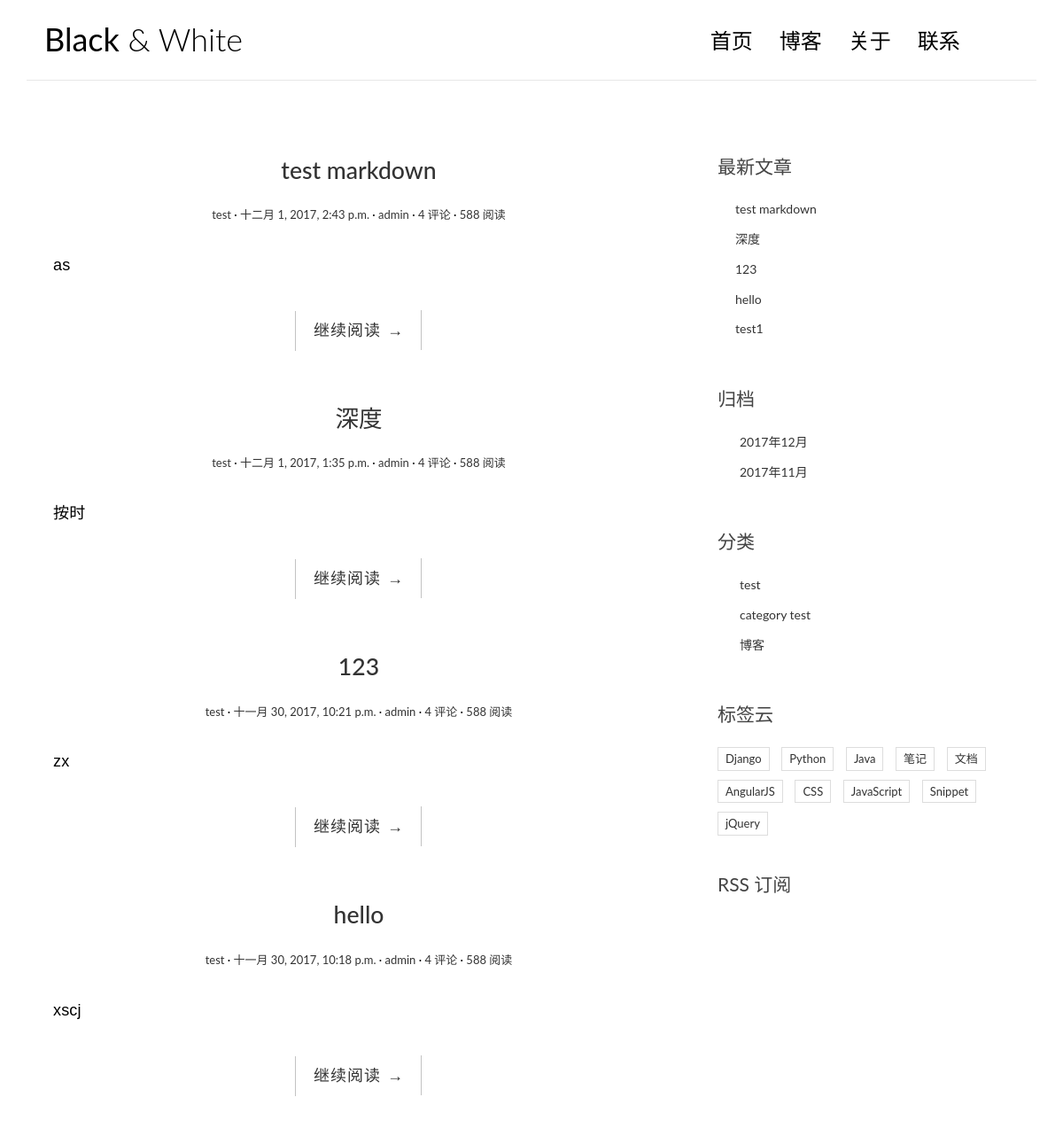
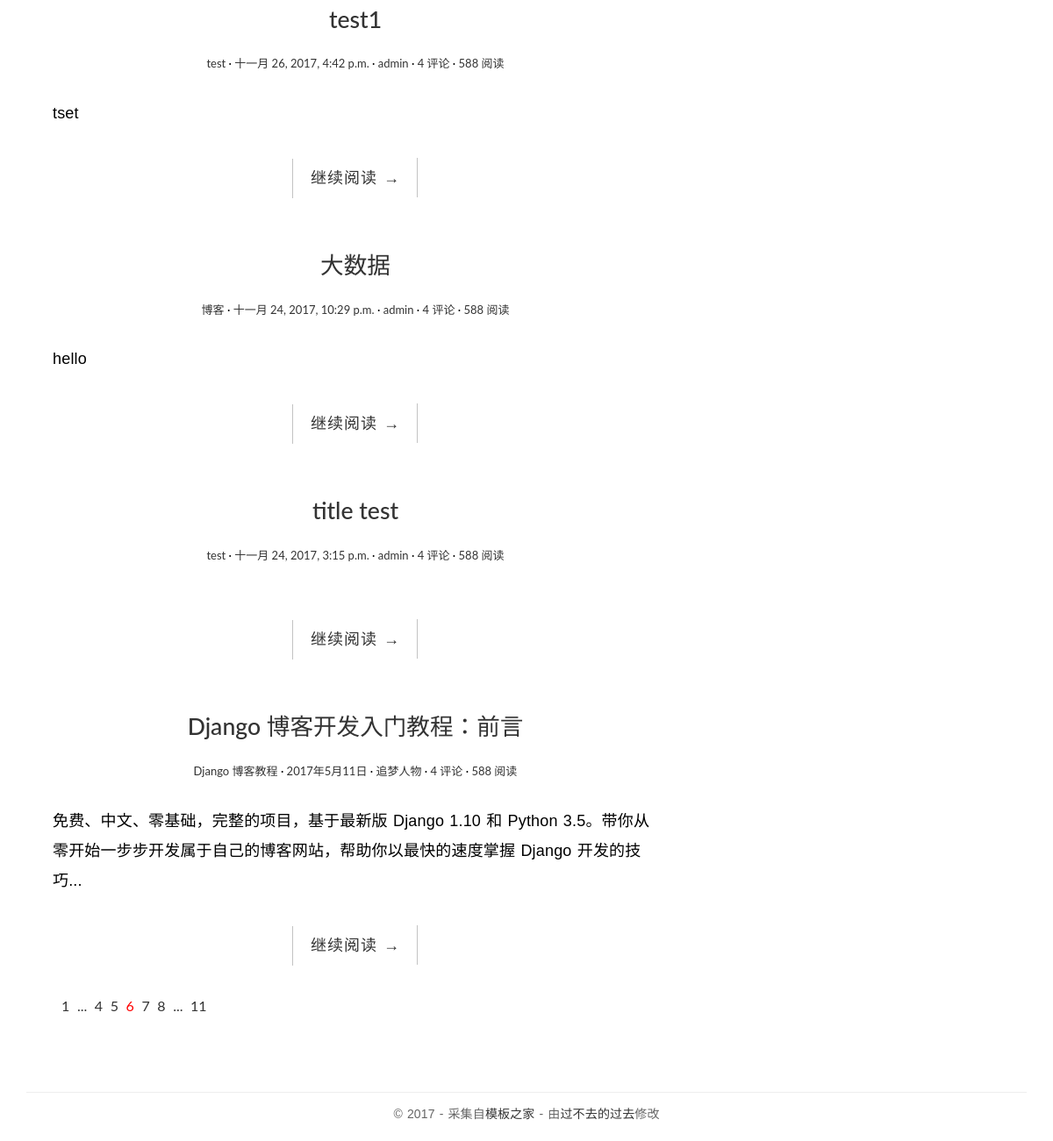
The page / on the database its author committed (2 pictures, top to bottom).
### blog/models.py (models this page shows, shortened)
class Post(models.Model):
    title = models.CharField('标题', max_length=70)
    body = models.TextField()
    created_time = models.DateTimeField('创建时间')
    modified_time = models.DateTimeField('最后修改时间')
    excerpt = models.CharField('摘要', max_length=200, blank=True)
    category = models.ForeignKey(Category)
    tags = models.ManyToManyField(Tag, blank=True)
    author = models.ForeignKey(User)
    def get_absolute_url(self):
        return reverse('blog:detail', kwargs={'pk': self.pk})

class Category(models.Model):
    name = models.CharField('类别', max_length=100)
    def __str__(self):
        return self.name

### blog/views.py (the view)
# urls.py: url(r'^$', views.index, name='index'),
def index(request):
    post_list = Post.objects.all().order_by('-created_time')
    return render(request,'blog/index.html', context={
        'post_list': post_list,
    })

### blog/templatetags/blog_tags.py (called while the page is built)
@register.simple_tag
def get_recent_post(num=5):
    return Post.objects.all().order_by('-created_time')[:num]

@register.simple_tag
def archives():
    return Post.objects.dates('created_time', 'month', order='DESC')

@register.simple_tag
def get_categories():
    return Category.objects.all()

### templates/blog/index.html
{% extends 'blog/base.html' %}
{% block main %}
 {% for post in post_list %}
                    <article class="post post-{{ post.pk }}">
                    <header class="entry-header">
                        <h1 class="entry-title">
                        <a href="{{ post.get_absolute_url }}">{{ post.title }}</a>
                        </h1>
                        <div class="entry-meta">
                            <span class="post-category"><a href="#">{{ post.category }}</a></span>
                            <span class="post-date"><a href="#"><time class="entry-date"
                                                                      datetime="2012-11-09T23:15:57+00:00">{{ post.created_time }}</time></a></span>
                            <span class="post-author"><a href="#">{{ post.author }}</a></span>
                            <span class="comments-link"><a href="#">4 评论</a></span>
                            <span class="views-count"><a href="#">588 阅读</a></span>
                        </div>
                    </header>
                     <div class="entry-content clearfix">
                        <p>{{ post.excerpt }}</p>
                        <div class="read-more cl-effect-14">
                            <a href="{{ post.get_absolute_url }}" class="more-link">继续阅读 <span class="meta-nav">→</span></a>
                        </div>
                    </div>
                    </article>
                    {% empty %}
                    <div class="no-post">
                    暂无文章！！
                    </div>
                {% endfor %}
                <article class="post post-1">
                    <header class="entry-header">
                        <h1 class="entry-title">
                            <a href="single.html">Django 博客开发入门教程：前言</a>
                        </h1>
                        <div class="entry-meta">
                            <span class="post-category"><a href="#">Django 博客教程</a></span>
                            <span class="post-date"><a href="#"><time class="entry-date"
                                                                      datetime="2012-11-09T23:15:57+00:00">2017年5月11日</time></a></span>
                            <span class="post-author"><a href="#">追梦人物</a></span>
                            <span class="comments-link"><a href="#">4 评论</a></span>
                            <span class="views-count"><a href="#">588 阅读</a></span>
                        </div>
                    </header>
                    <div class="entry-content clearfix">
                        <p>免费、中文、零基础，完整的项目，基于最新版 Django 1.10 和 Python 3.5。带你从零开始一步步开发属于自己的博客网站，帮助你以最快的速度掌握 Django
                            开发的技巧...</p>
                        <div class="read-more cl-effect-14">
                            <a href="#" class="more-link">继续阅读 <span class="meta-nav">→</span></a>
                        </div>
                    </div>
                </article>
                <div class="pagination">
                    <ul>
                        <li><a href="">1</a></li>
                        <li><a href="">...</a></li>
                        <li><a href="">4</a></li>
                        <li><a href="">5</a></li>
                        <li class="current"><a href="">6</a></li>
                        <li><a href="">7</a></li>
                        <li><a href="">8</a></li>
                        <li><a href="">...</a></li>
                        <li><a href="">11</a></li>
                    </ul>
                </div>
{% endblock main %}

### templates/blog/base.html (shortened to what this page needs)
{% load staticfiles %}
{% load blog_tags %}
<!DOCTYPE html>
<html>
<head>
    <link rel="stylesheet" href="{% static 'blog/css/bootstrap.min.css' %}">
    <link rel="stylesheet" href="{% static 'blog/css/highlights/github.css' %}">
    <link rel="stylesheet" href="http://code.ionicframework.com/ionicons/2.0.1/css/ionicons.min.css">
    <link rel="stylesheet" href="{% static 'blog/css/pace.css' %}">
    <link rel="stylesheet" href="{% static 'blog/css/custom.css' %}">
</head>
<body>
<div class="container">
    <header id="site-header">
        <div class="row">
            <div class="col-md-4 col-sm-5 col-xs-8">
                <div class="logo">
                    <h1><a href="index.html"><b>Black</b> &amp; White</a></h1>
                </div>
            </div>
            <div class="col-md-8 col-sm-7 col-xs-4">
                <nav class="main-nav" role="navigation">
                    <div class="collapse navbar-collapse" id="bs-example-navbar-collapse-1">
                        <ul class="nav navbar-nav navbar-right">
                            <li class="cl-effect-11"><a href="index.html" data-hover="首页">首页</a></li>
                            <li class="cl-effect-11"><a href="full-width.html" data-hover="博客">博客</a></li>
                            <li class="cl-effect-11"><a href="about.html" data-hover="关于">关于</a></li>
                            <li class="cl-effect-11"><a href="contact.html" data-hover="联系">联系</a></li>
                        </ul>
                    </div>
                </nav>
            </div>
        </div>
    </header>
</div>
<div class="content-body">
    <div class="container">
        <div class="row">
            <main class="col-md-8">
                {% block main %}
                {% endblock main %}
            </main>
            <aside class="col-md-4">
                <div class="widget widget-recent-posts">
                    <h3 class="widget-title">最新文章</h3>
                  {% get_recent_post as recent_post_list %}
                    <ul>
                        {% for post in recent_post_list %}
                        <li>
                        <a href="{{ post.get_absolute_url }}">{{ post.title }}</a>
                        </li>
                            {% empty %}
                            暂无文章！！
                        {% endfor %}
                    </ul>
                </div>
                <div class="widget widget-archives">
                    <h3 class="widget-title">归档</h3>
                    {% archives as date_list %}
                    <ul>
                        {% for date in date_list %}
                            <li><a href="{% url 'blog:archives' date.year date.month %}"> {{ date.year }}年{{ date.month }}月</a></li>
                        {% empty %}
                            暂无归档
                        {% endfor %}
                    </ul>
                </div>
                <div class="widget widget-category">
                    <h3 class="widget-title">分类</h3>
                   {% get_categories as category_list %}
                    <ul>
                    {% for category in category_list %}
                        <li>
                        <a href="{% url 'blog:category' category.pk %}">{{ category.name }}</a>
                        </li>
                    {% empty %}
                        暂无分类！！
                    {% endfor %}
                    </ul>
                </div>
                <div class="widget widget-tag-cloud">
                    <h3 class="widget-title">标签云</h3>
                    <ul>
                        <li>
                            <a href="#">Django</a>
                        </li>
                        <li>
                            <a href="#">Python</a>
                        </li>
                        <li>
                            <a href="#">Java</a>
                        </li>
                        <li>
                            <a href="#">笔记</a>
                        </li>
                        <li>
                            <a href="#">文档</a>
                        </li>
                        <li>
                            <a href="#">AngularJS</a>
                        </li>
                        <li>
                            <a href="#">CSS</a>
                        </li>
                        <li>
                            <a href="#">JavaScript</a>
                        </li>
                        <li>
                            <a href="#">Snippet</a>
                        </li>
                        <li>
                            <a href="#">jQuery</a>
                        </li>
                    </ul>
                </div>
                <div class="rss">
                    <a href=""> RSS 订阅</a>
                </div>
            </aside>
        </div>
    </div>
</div>
<footer id="site-footer">
    <div class="container">
        <div class="row">
            <div class="col-md-12">
                <p class="copyright">&copy 2017 - 采集自<a href="http://www.cssmoban.com/"
                                                        target="_blank" title="模板之家">模板之家</a>
                    - 由<a href="http://zmrenwu.com/" title="网页模板" target="_blank">过不去的过去</a>修改
                </p>
            </div>
        </div>
    </div>
</footer>
</body>
</html>

### blog/static/blog/css/custom.css (style rules this page uses)
* { outline: none; }
h1, h2, h3, h4, h5, h6 { margin-top: 0; }
b { font-weight: 400; }
a { color: #333; }
body { color: #444; font-family: 'Lato', sans-serif; }
p { font-family: 'Ubuntu', sans-serif; font-weight: 400; word-spacing: 1px; letter-spacing: 0.01em; }
#site-header { background-color: #FFF; padding: 25px 20px; margin-bottom: 40px; border-bottom: 1px solid #e7e7e7; }
.logo h1 a { color: #000; }
.logo h1 { margin: 0; font-family: 'Lato', sans-serif; font-weight: 300; }
.main-nav { margin-top: 11px; max-width: 95%; }
.main-nav a { color: #000000 !important; padding: 0 0 5px 0 !important; margin-right: 30px; font-family: 'Lato', sans-serif; font-weight: 300; font-size: 24px; }
.cl-effect-11 a { padding: 10px 0; color: #0972b4; text-shadow: none; }
.cl-effect-11 a::before { position: absolute; top: 0; left: 0; overflow: hidden; padding: 0 0 5px 0 !important; max-width: 0; border-bottom: 1px solid #000; color: #000; content: attr(data-hover); white-space: nowrap; -webkit-transition: max-width 0.5s; -moz-transition: max-width 0.5s; transition: max-width 0.5s; }
.content-body { padding-bottom: 4em; }
.post { background: #fff; padding: 30px 30px 0; }
.entry-title { text-align: center; font-size: 1.9em; margin-bottom: 20px; line-height: 1.6; padding: 10px 20px 0; }
.entry-meta { text-align: center; color: #DDDDDD; font-size: 13px; margin-bottom: 30px; }
.entry-content { font-size: 18px; line-height: 1.9; font-weight: 300; color: #000; }
.post-category::after, .post-date::after, .post-author::after, .comments-link::after { content: ' ·'; color: #000; }
.read-more { font-family: 'Ubuntu', sans-serif; font-weight: 400; word-spacing: 1px; letter-spacing: 0.01em; text-align: center; margin-top: 20px; }
.cl-effect-14 a { padding: 0 20px; height: 45px; line-height: 45px; position: relative; display: inline-block; margin: 15px 25px; letter-spacing: 1px; font-weight: 400; text-shadow: 0 0 1px rgba(255, 255, 255, 0.3); }
.cl-effect-14 a::before, .cl-effect-14 a::after { position: absolute; width: 45px; height: 1px; background: #C3C3C3; content: ''; -webkit-transition: all 0.3s; -moz-transition: all 0.3s; transition: all 0.3s; pointer-events: none; }
.cl-effect-14 a::before { top: 0; left: 0; -webkit-transform: rotate(90deg); -moz-transform: rotate(90deg); transform: rotate(90deg); -webkit-transform-origin: 0 0; -moz-transform-origin: 0 0; transform-origin: 0 0; }
.cl-effect-14 a::after { right: 0; bottom: 0; -webkit-transform: rotate(90deg); -moz-transform: rotate(90deg); transform: rotate(90deg); -webkit-transform-origin: 100% 0; -moz-transform-origin: 100% 0; transform-origin: 100% 0; }
.widget { background: #fff; padding: 30px 0 0; }
.widget-title { font-size: 1.5em; margin-bottom: 20px; line-height: 1.6; padding: 10px 0 0; font-weight: 400; }
.widget-recent-posts ul { padding: 0; margin: 0; padding-left: 20px; }
.widget-recent-posts ul li { list-style-type: none; position: relative; line-height: 170%; margin-bottom: 10px; }
.widget-recent-posts ul li::before { content: '\f3d3'; font-family: "Ionicons"; position: absolute; left: -17px; top: 3px; font-size: 16px; color: #000; }
.widget-archives ul { padding: 0; margin: 0; padding-left: 25px; }
.widget-archives ul li { list-style-type: none; position: relative; line-height: 170%; margin-bottom: 10px; }
.widget-archives ul li::before { content: '\f3f3'; font-family: "Ionicons"; position: absolute; left: -25px; top: 1px; font-size: 16px; color: #000; }
.widget-category ul { padding: 0; margin: 0; padding-left: 25px; }
.widget-category ul li { list-style-type: none; position: relative; line-height: 170%; margin-bottom: 10px; }
.widget-category ul li::before { content: '\f3fe'; font-family: "Ionicons"; position: absolute; left: -25px; top: 1px; font-size: 18px; color: #000; }
.widget-tag-cloud ul { padding: 0; margin: 0; margin-right: -10px; }
.widget-tag-cloud ul li { list-style-type: none; font-size: 13px; display: inline-block; margin-right: 10px; margin-bottom: 10px; padding: 3px 8px; border: 1px solid #ddd; }
.rss { font-size: 21px; margin-top: 30px; }
.rss a { color: #444; }
#site-footer { padding-top: 10px; padding: 0 0 1.5em 0; }
.copyright { text-align: center; padding-top: 1em; margin: 0; border-top: 1px solid #eee; color: #666; }
.pagination ul { list-style: none; }
.pagination ul li { display: inline-block; font-size: 16px; margin-right: 5px; }
.current a { color: red; }

### rows shown on the page
Post: title "test markdown", category "test", created_time "十二月 1, 2017, 2:43 p.m.", author "admin", excerpt "as"
Post: title "深度", category "test", created_time "十二月 1, 2017, 1:35 p.m.", author "admin", excerpt "按时"
Post: title "123", category "test", created_time "十一月 30, 2017, 10:21 p.m.", author "admin", excerpt "zx"
Post: title "hello", category "test", created_time "十一月 30, 2017, 10:18 p.m.", author "admin", excerpt "xscj"
Post: title "test1", category "test", created_time "十一月 26, 2017, 4:42 p.m.", author "admin", excerpt "tset"
Post: title "大数据", category "博客", created_time "十一月 24, 2017, 10:29 p.m.", author "admin", excerpt "hello"
Post: title "title test", category "test", created_time "十一月 24, 2017, 3:15 p.m.", author "admin"
Category: name "test"
Category: name "category test"
Category: name "博客"

### other values the page prints
{{ date.year }} "2017" "2017"
{{ date.month }} "12" "11"
